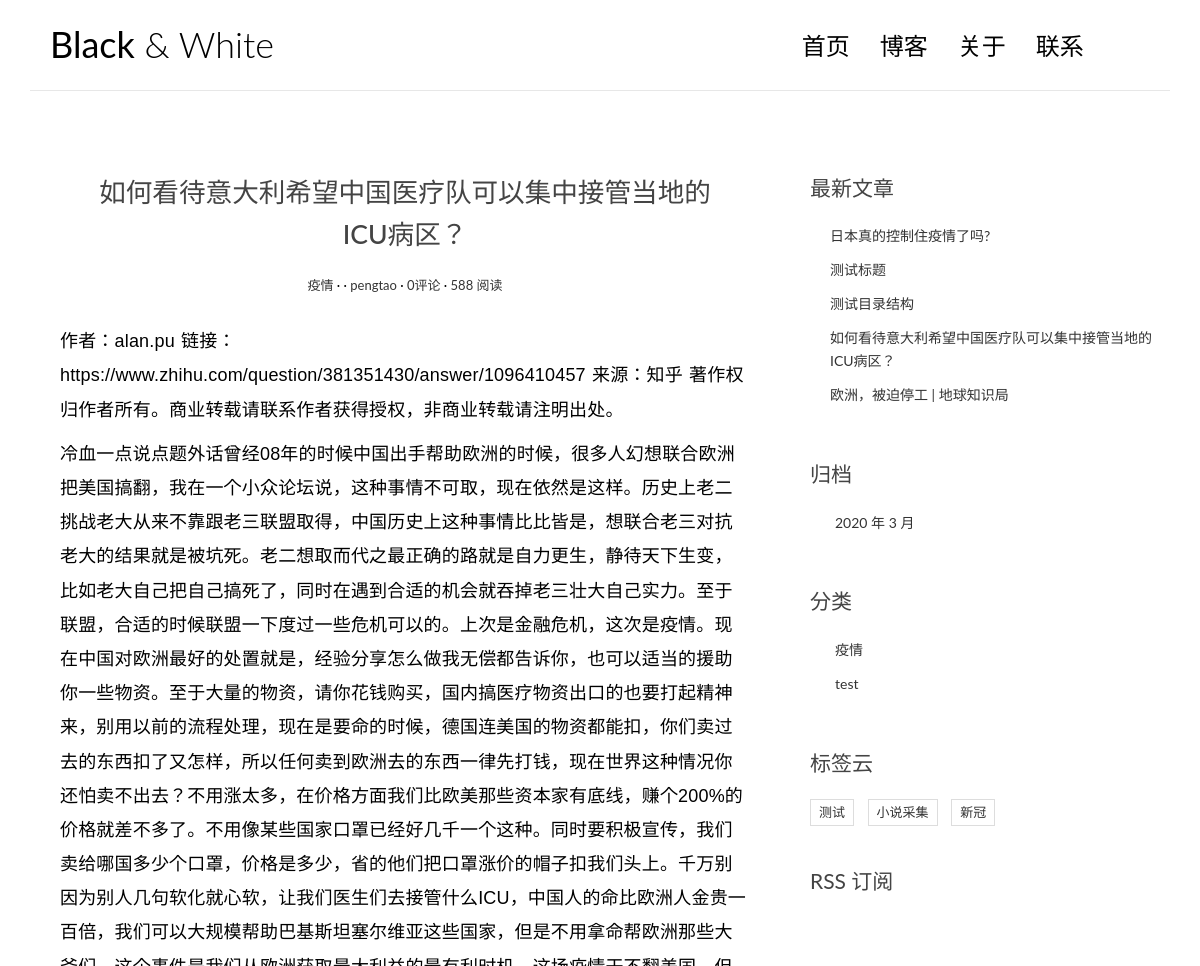
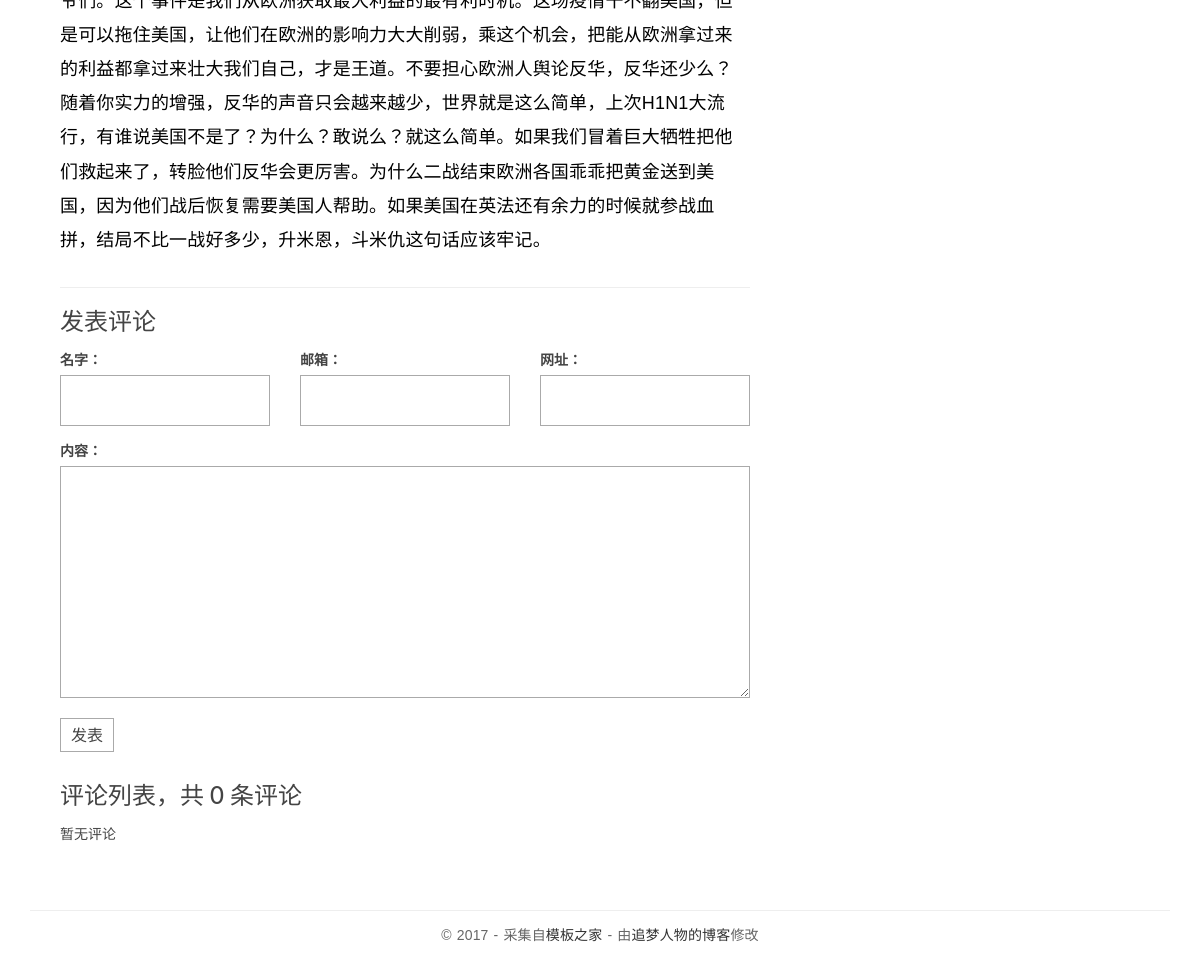
The page /posts/4 on the database its author committed (2 pictures, top to bottom).
### blogproject/blog/models.py (models this page shows, shortened)
class Post(models.Model):
    title = models.CharField('标题',max_length=70)
    body = models.TextField('正文')
    created_time = models.DateTimeField('创建时间',default=timezone.now)
    modified_time = models.DateTimeField('修改时间')
    excerpt = models.CharField('摘要',max_length=200, blank=True)
    category = models.ForeignKey(Category, verbose_name='分类',on_delete=models.CASCADE)
    tags = models.ManyToManyField(Tag,verbose_name='标签', blank=True)
    author = models.ForeignKey(User,verbose_name='作者', on_delete=models.CASCADE)
    class Meta:
        verbose_name='文章'
        verbose_name_plural = verbose_name
        ordering=['-created_time']
    def get_absolute_url(self):
        return reverse('blog:detail',kwargs={'pk':self.pk})

class Category(models.Model):
    name = models.CharField(max_length=100)
    class Meta:
        verbose_name='分类'
        verbose_name_plural = verbose_name

class Tag(models.Model):
    name = models.CharField(max_length=100)
    class Meta:
        verbose_name='标签'
        verbose_name_plural = verbose_name

### blogproject/blog/views.py (the view)
# urls.py: path('posts/<int:pk>',views.detail,name='detail'),
def detail(request,pk):
    post = get_object_or_404(Post, pk=pk)
    md = markdown.Markdown(extensions=[
        'markdown.extensions.extra',
        'markdown.extensions.codehilite',
        'markdown.extensions.toc',
        TocExtension(slugify=slugify),
    ])
    post.body = md.convert(post.body)
    m = re.search(r'<div class="toc">\s*<ul>(.*)</ul>\s*</div>', md.toc, re.S)
    post.toc = m.group(1) if m is not None else ''
    return render(request, 'blog/detail.html', context={'post': post})

### blogproject/comments/forms.py
class CommentForm(forms.ModelForm):
    class Meta:
        model = Comment
        fields = ['name', 'email', 'url', 'text']

### blogproject/blog/templatetags/blog_extras.py (called while the page is built)
@register.inclusion_tag('blog/inclusions/_recent_posts.html', takes_context=True)
def show_recent_posts(context, num=5):
    return {
        'recent_post_list': Post.objects.all().order_by('-created_time')[:num],
    }

@register.inclusion_tag('blog/inclusions/_archives.html', takes_context=True)
def show_archives(context):
    return {
        'date_list': Post.objects.dates('created_time', 'month', order='DESC'),
    }

@register.inclusion_tag('blog/inclusions/_categories.html', takes_context=True)
def show_categories(context):
    return {
        'category_list': Category.objects.all(),
    }

@register.inclusion_tag('blog/inclusions/_tags.html', takes_context=True)
def show_tags(context):
    return {
        'tag_list': Tag.objects.all(),
    }

### blogproject/comments/templatetags/comments_extras.py (called while the page is built)
@register.inclusion_tag('comments/inclusions/_form.html', takes_context=True)
def show_comment_form(context, post, form=None):
    if form is None:
        form = CommentForm()
    return {
        'form': form,
        'post': post,
    }

@register.inclusion_tag('comments/inclusions/_list.html', takes_context=True)
def show_comments(context, post):
    comment_list = post.comment_set.all().order_by('-created_time')
    comment_count = comment_list.count()
    return {
        'comment_count': comment_count,
        'comment_list': comment_list,
    }

### blogproject/templates/blog/detail.html (shortened to what this page needs)
{% extends 'base.html'%}
{% load comments_extras%}
{% block main %}
                <article class="post post-{{post.pk}}">
                    <header class="entry-header">
                        <h1 class="entry-title">{{post.title}}</h1>
                        <div class="entry-meta">
                            <span class="post-category"><a href="#">{{post.category.name}}</a></span>
                            <span class="post-date"></span>
                            <span class="post-author"><a href="#">{{post.author}}</a></span>
                            <span class="comments-link"><a href="#">{{ post.comment_set.count }}评论</a></span>
                            <span class="views-count"><a href="#">588 阅读</a></span>
                        </div>
                    </header>
                    <div class="entry-content clearfix">
                        {{post.body|safe}}
                    </div>
                </article>
                <section class="comment-area" id="comment-area">
                    <hr>
                    <h3>发表评论</h3>
					{% show_comment_form post %}
                    <div class="comment-list-panel">
                       {% show_comments post %}
                    </div>
                </section>
            </main>
{% endblock main%}

### blogproject/templates/blog/inclusions/_recent_posts.html
<div class="widget widget-recent-posts">
  <h3 class="widget-title">最新文章</h3>
  <ul>
    {% for post in recent_post_list %}
      <li>
        <a href="{{ post.get_absolute_url }}">{{ post.title }}</a>
      </li>
    {% empty %}
      暂无文章！
    {% endfor %}
  </ul>
</div>

### blogproject/templates/blog/inclusions/_categories.html
<div class="widget widget-category">
  <h3 class="widget-title">分类</h3>
  <ul>
    {% for category in category_list %}
      <li>
        <a href="{% url 'blog:category' category.pk %}">{{ category.name }}</a>
      </li>
    {% empty %}
      暂无分类！
    {% endfor %}
  </ul>
</div>

### blogproject/templates/blog/inclusions/_tags.html
<div class="widget widget-tag-cloud">
  <h3 class="widget-title">标签云</h3>
  <ul>
    {% for tag in tag_list %}
      <li>
        <a href="{% url 'blog:tag' tag.pk %}">{{ tag.name }}</a>
      </li>
    {% empty %}
      暂无标签！
    {% endfor %}
  </ul>
</div>

### blogproject/blog/static/blog/css/custom.css (style rules this page uses)
* { outline: none; }
h1, h2, h3, h4, h5, h6 { margin-top: 0; }
a { color: #333; }
body { color: #444; font-family: 'Lato', sans-serif; }
p { font-family: 'Ubuntu', sans-serif; font-weight: 400; word-spacing: 1px; letter-spacing: 0.01em; }
.post { background: #fff; padding: 30px 30px 0; }
.entry-title { text-align: center; font-size: 1.9em; margin-bottom: 20px; line-height: 1.6; padding: 10px 20px 0; }
.entry-meta { text-align: center; color: #DDDDDD; font-size: 13px; margin-bottom: 30px; }
.entry-content { font-size: 18px; line-height: 1.9; font-weight: 300; color: #000; }
.post-category::after, .post-date::after, .post-author::after, .comments-link::after { content: ' ·'; color: #000; }
.widget { background: #fff; padding: 30px 0 0; }
.widget-title { font-size: 1.5em; margin-bottom: 20px; line-height: 1.6; padding: 10px 0 0; font-weight: 400; }
.widget-recent-posts ul { padding: 0; margin: 0; padding-left: 20px; }
.widget-recent-posts ul li { list-style-type: none; position: relative; line-height: 170%; margin-bottom: 10px; }
.widget-recent-posts ul li::before { content: '\f3d3'; font-family: "Ionicons"; position: absolute; left: -17px; top: 3px; font-size: 16px; color: #000; }
.widget-category ul { padding: 0; margin: 0; padding-left: 25px; }
.widget-category ul li { list-style-type: none; position: relative; line-height: 170%; margin-bottom: 10px; }
.widget-category ul li::before { content: '\f3fe'; font-family: "Ionicons"; position: absolute; left: -25px; top: 1px; font-size: 18px; color: #000; }
.widget-tag-cloud ul { padding: 0; margin: 0; margin-right: -10px; }
.widget-tag-cloud ul li { list-style-type: none; font-size: 13px; display: inline-block; margin-right: 10px; margin-bottom: 10px; padding: 3px 8px; border: 1px solid #ddd; }
.contact-form input, .comment-form input { border: 1px solid #aaa; margin-bottom: 15px; width: 100%; padding: 15px 15px; font-size: 16px; line-height: 100%; transition: 0.4s border-color linear; }
.contact-form textarea, .comment-form textarea { border: 1px solid #aaa; margin-bottom: 15px; width: 100%; padding: 15px 15px; font-size: 16px; line-height: 20px !important; min-height: 183px; transition: 0.4s border-color linear; }
.comment-area { padding: 0 30px 0; }
.comment-list-panel { margin-top: 30px; }

### rows shown on the page
Post: title "如何看待意大利希望中国医疗队可以集中接管当地的ICU病区？", category.name "疫情", author "pengtao", comment_set.count "0", body "作者：alan.pu 链接：https://www.zhihu.com/question/381351430/answer/1096410457 来源：知乎 著作权归作者所有。商业转载请联系作者获得授权，非商业转载请注明出处。…"
Post: title "日本真的控制住疫情了吗?"
Post: title "测试标题"
Post: title "测试目录结构"
Post: title "欧洲，被迫停工 | 地球知识局"
Category: name "疫情"
Category: name "test"
Tag: name "测试"
Tag: name "小说采集"
Tag: name "新冠"

### other values the page prints
{{ comment_count }} "0"
{{ date.year }} "2020"
{{ date.month }} "3"
